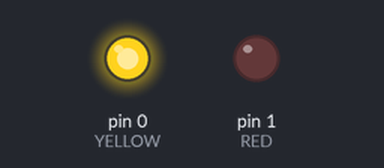
Recording of a sketch running on a simulated Arduino Uno, built with avr-gcc and run on an emulated ATmega328P. On the bench: output pins drawn as LEDs (lit = HIGH).

Above: at 0.1 s.
At 20.98 s:
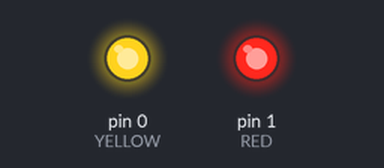
At 38.85 s:
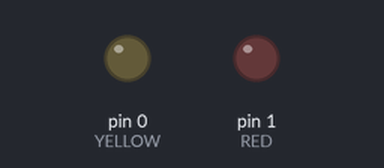
Timing chart, 0 to 40.0 s (numbered marks = the images above):
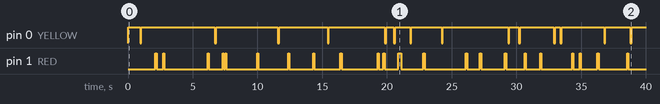

The sketch:

candle.ino
```cpp
// (licence header left out)
// ***********************************************************************
// Constants
// ***********************************************************************
// ports
#include <math.h>

const int YELLOW = 0;
const int RED = 1;

void setup() {
  pinMode(YELLOW, OUTPUT);
  pinMode(RED, OUTPUT);
}

// An example of a simple pseudo-random number generator is the
// Multiply-with-carry method invented by George Marsaglia.
// two initializers (not null)
unsigned long m_w = 1;
unsigned long m_z = 2;

/**
 * Random numbers without using the controller random function because
 * the tinys do not have random.
 *
 * Source: http://forum.arduino.cc/index.php/topic,52502.0.html
 */
unsigned long getRandom(int min, int max)
{
  m_z = 36969L * (m_z & 65535L) + (m_z >> 16);
  m_w = 18000L * (m_w & 65535L) + (m_w >> 16);
  long returnValue = (m_z << 16) + m_w;  /* 32-bit result */

  // map it to the desired range
  return abs(returnValue % (max - min)) + min;
}

void loop()
{
  // unsigned long currentTimeMillis = millis();

  // make it flicker a little more once in a while, so it is less
  // nervous, but has its moments
  if (getRandom(0,19) == 1)
  {
    long y = getRandom(100,150);

    analogWrite(YELLOW, y);
    analogWrite(RED, max(50, y - 30));
  }
  else
  {
    // the normal flicker, less intense and red is not really bright to
    // avoid the light being too red
    long y = getRandom(180,210);

    analogWrite(YELLOW, y);
    analogWrite(RED, y - 80);

  }

  // just to see the flickering
  delay(getRandom(70, 120));
}
```
